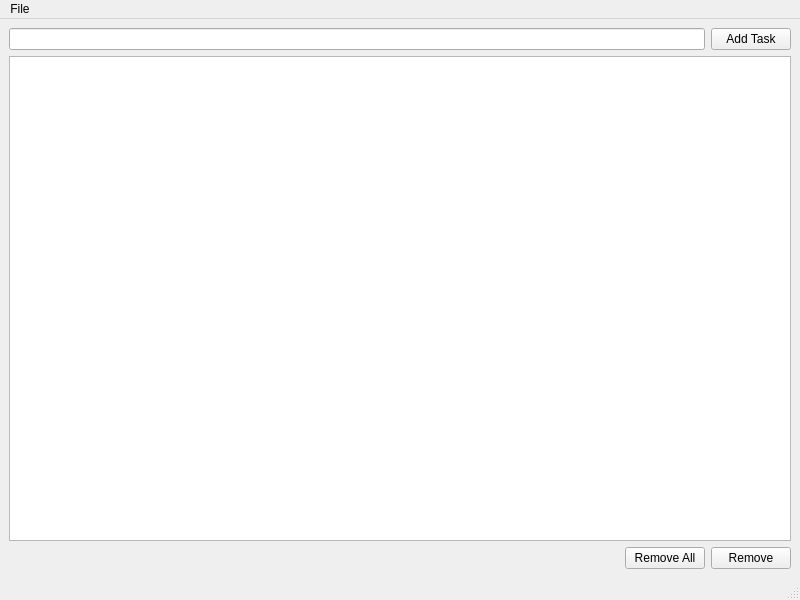
<?xml version="1.0" encoding="UTF-8"?>
<ui version="4.0">
 <class>MainWindow</class>
 <widget class="QMainWindow" name="MainWindow">
  <property name="geometry">
   <rect>
    <x>0</x>
    <y>0</y>
    <width>800</width>
    <height>600</height>
   </rect>
  </property>
  <property name="sizePolicy">
   <sizepolicy hsizetype="Preferred" vsizetype="Preferred">
    <horstretch>0</horstretch>
    <verstretch>0</verstretch>
   </sizepolicy>
  </property>
  <property name="windowTitle">
   <string>MainWindow</string>
  </property>
  <widget class="QWidget" name="centralwidget">
   <property name="sizePolicy">
    <sizepolicy hsizetype="Preferred" vsizetype="Preferred">
     <horstretch>0</horstretch>
     <verstretch>0</verstretch>
    </sizepolicy>
   </property>
   <layout class="QVBoxLayout" name="verticalLayout">
    <item>
     <layout class="QHBoxLayout" name="horizontalLayout">
      <item>
       <widget class="QLineEdit" name="textNewTask"/>
      </item>
      <item>
       <widget class="QPushButton" name="btnAddTask">
        <property name="text">
         <string>Add Task</string>
        </property>
       </widget>
      </item>
     </layout>
    </item>
    <item>
     <widget class="QListWidget" name="listTasks">
      <property name="selectionMode">
       <enum>QAbstractItemView::SelectionMode::ExtendedSelection</enum>
      </property>
     </widget>
    </item>
    <item>
     <layout class="QHBoxLayout" name="horizontalLayout_2">
      <item>
       <spacer name="horizontalSpacer">
        <property name="orientation">
         <enum>Qt::Orientation::Horizontal</enum>
        </property>
        <property name="sizeHint" stdset="0">
         <size>
          <width>40</width>
          <height>20</height>
         </size>
        </property>
       </spacer>
      </item>
      <item>
       <widget class="QPushButton" name="btnRemoveAllTasks">
        <property name="text">
         <string>Remove All</string>
        </property>
       </widget>
      </item>
      <item>
       <widget class="QPushButton" name="btnRemoveSelectedTasks">
        <property name="text">
         <string>Remove</string>
        </property>
       </widget>
      </item>
     </layout>
    </item>
   </layout>
  </widget>
  <widget class="QMenuBar" name="menubar">
   <property name="geometry">
    <rect>
     <x>0</x>
     <y>0</y>
     <width>800</width>
     <height>21</height>
    </rect>
   </property>
   <widget class="QMenu" name="menuFile">
    <property name="title">
     <string>File</string>
    </property>
    <addaction name="actionNew"/>
    <addaction name="actionOpen"/>
    <addaction name="actionSave"/>
    <addaction name="actionSave_As"/>
    <addaction name="separator"/>
    <addaction name="actionExit"/>
   </widget>
   <addaction name="menuFile"/>
  </widget>
  <widget class="QStatusBar" name="statusbar"/>
  <action name="actionOpen">
   <property name="text">
    <string>Open...</string>
   </property>
   <property name="statusTip">
    <string>Open task list from a text file</string>
   </property>
   <property name="shortcut">
    <string>Ctrl+O</string>
   </property>
  </action>
  <action name="actionSave">
   <property name="text">
    <string>Save</string>
   </property>
   <property name="statusTip">
    <string>Save current task list</string>
   </property>
   <property name="shortcut">
    <string>Ctrl+S</string>
   </property>
  </action>
  <action name="actionNew">
   <property name="text">
    <string>New</string>
   </property>
   <property name="statusTip">
    <string>Create a new task list</string>
   </property>
   <property name="shortcut">
    <string>Ctrl+N</string>
   </property>
  </action>
  <action name="actionSave_As">
   <property name="text">
    <string>Save As...</string>
   </property>
   <property name="statusTip">
    <string>Save current task list as...</string>
   </property>
   <property name="shortcut">
    <string>Ctrl+Shift+S</string>
   </property>
  </action>
  <action name="actionExit">
   <property name="text">
    <string>Exit</string>
   </property>
   <property name="statusTip">
    <string>Exit from the application</string>
   </property>
  </action>
 </widget>
 <resources/>
 <connections/>
</ui>
